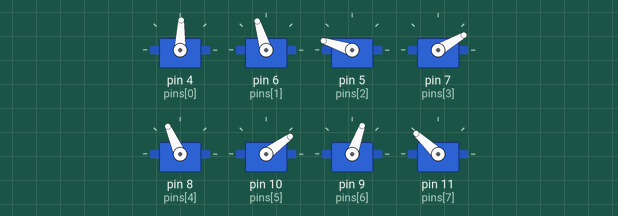
A sketch run on a simulated Arduino Uno, built with avr-gcc and run on an emulated ATmega328P. Shown: 8 × servo.

Above: at 6.05 s.
At 6.2 s:
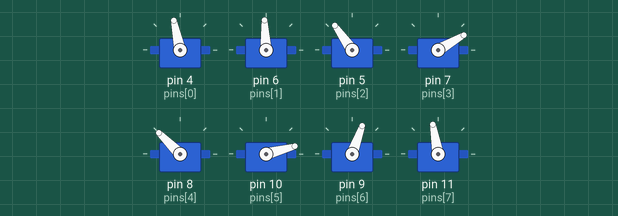
At 6.3 s:
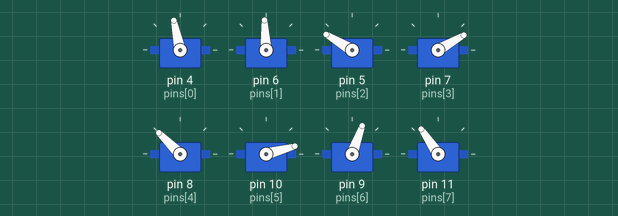
At 6.4 s:
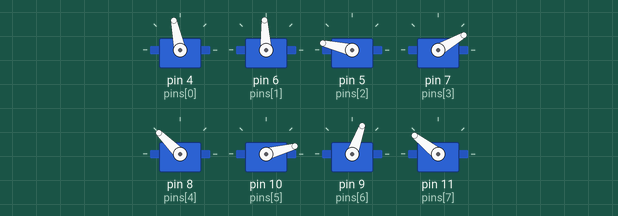
At 6.55 s:
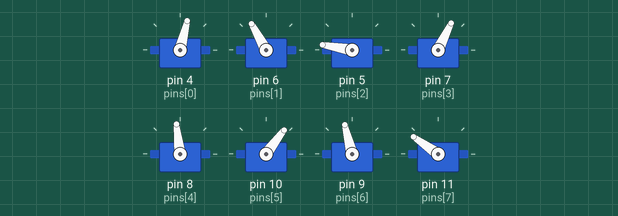
At 6.75 s:
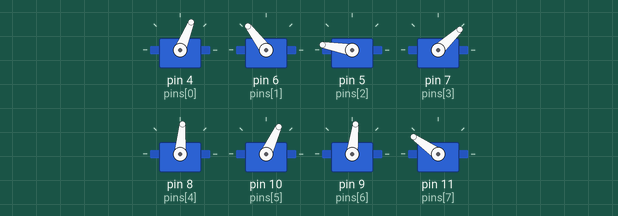
Timing chart, 0 to 9.0 s (numbered marks = the images above):
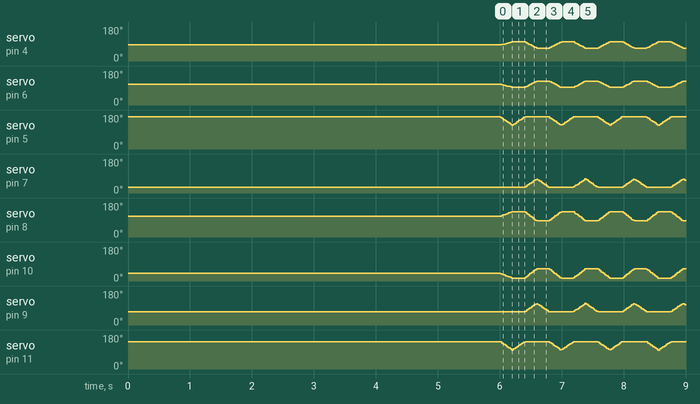

The sketch:

trot_gait_v2_learned.ino
```cpp
// crawling-panther: trot gait v2 (parameters learned in simulation), walks forward only.
// Same structure as v1; differences:
//   * left and right hips swing by different amounts (found by simulation)
//   * knee lift and hip swing happen together, then the knees come down (4 moves per cycle)
//   * slower than the simulation on purpose (STEP_DELAY)
#include <Servo.h>

enum { R1, R2, R3, R4, L1, L2, L3, L4, N };

const int pins[N]    = {4,   6,   5,   7,  8,   10, 9,  11};
const int neutral[N] = {85, 110, 170, 30, 110, 40, 70, 145};  // calibrated angles
const int sign[N]    = {1,   1,  -1,   1, -1,  -1,  1,  -1};  // mounting direction

// Learned in simulation (simulation/best_gait_v2.json): right 17.4, left 24.8, knee 45
const int HIP_SWING_R  = 17;
const int HIP_SWING_L  = 25;
const int KNEE_LIFT    = 45;

const int INTERP_STEPS = 22;    // sub-steps per movement (same as simulation)
const int STEP_DELAY   = 8;     // ms between sub-steps (simulation is ~4 ms; 8 ms = about half speed)

// If the robot walks backward instead of forward, change to -1
const int FORWARD = 1;

Servo servos[N];
int cur[N];      // current angles
int target[N];   // target angles

// Move all servos smoothly from cur[] to target[]
void apply() {
  int start[N];
  for (int i = 0; i < N; i++) start[i] = cur[i];
  for (int s = 1; s <= INTERP_STEPS; s++) {
    for (int i = 0; i < N; i++) {
      cur[i] = start[i] + (long)(target[i] - start[i]) * s / INTERP_STEPS;
      servos[i].write(cur[i]);
    }
    delay(STEP_DELAY);
  }
}

// d = +1 swings the leg forward, d = -1 backward
void hip(int i, int d) {
  int swing = (i == R1 || i == R2) ? HIP_SWING_R : HIP_SWING_L;
  target[i] = neutral[i] + sign[i] * swing * d * FORWARD;
}

void knee(int i, bool lifted) {
  target[i] = neutral[i] + (lifted ? sign[i] * KNEE_LIFT : 0);
}

// One full cycle: both diagonal groups move once
void gaitCycle() {
  // Group R1+L2: lift knees R3, L4 while R1, L2 swing forward and R2, L1 push back
  knee(R3, true); knee(L4, true);
  hip(R1, +1); hip(L2, +1); hip(R2, -1); hip(L1, -1);
  apply();
  knee(R3, false); knee(L4, false); apply();

  // Group R2+L1: lift knees R4, L3 while R2, L1 swing forward and R1, L2 push back
  knee(R4, true); knee(L3, true);
  hip(R2, +1); hip(L1, +1); hip(R1, -1); hip(L2, -1);
  apply();
  knee(R4, false); knee(L3, false); apply();
}

void setup() {
  for (int i = 0; i < N; i++) {
    cur[i] = target[i] = neutral[i];
    servos[i].write(cur[i]);
    servos[i].attach(pins[i]);
    delay(500);   // start servos one by one (protects the regulator)
  }
  delay(2000);    // wait 2 s before walking
}

void loop() {
  gaitCycle();    // walks forward until powered off
}
```
